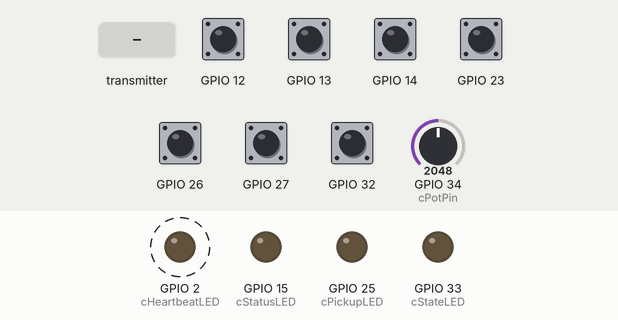
This sketch was run on a simulated ESP32. Parts: output pins drawn as LEDs (lit = HIGH). Dashed ring = blinking. Inputs (shaded band) come from the test bench; at power-on: GPIO 12–14, GPIO 23, GPIO 26, GPIO 27, GPIO 32 HIGH, GPIO 34 (cPotPin) = 2048. What the sketch prints to the serial monitor is not drawn.

Above: at 1.2 s.
1.3 s: GPIO 32 pulled LOW for 0.15 s
At 1.9 s:
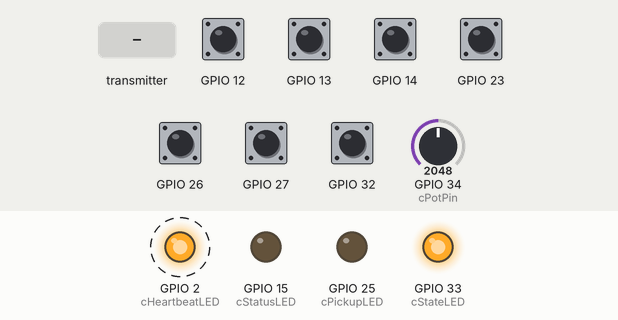
4.3 s: the transmitter starts sending pickingup = 1
At 4.9 s:
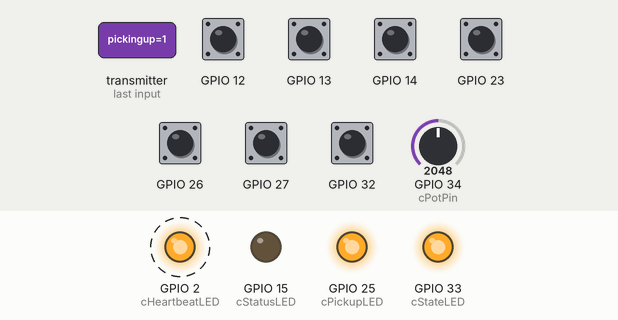
7.3 s: GPIO 32 pulled LOW for 1 s
At 7.9 s:
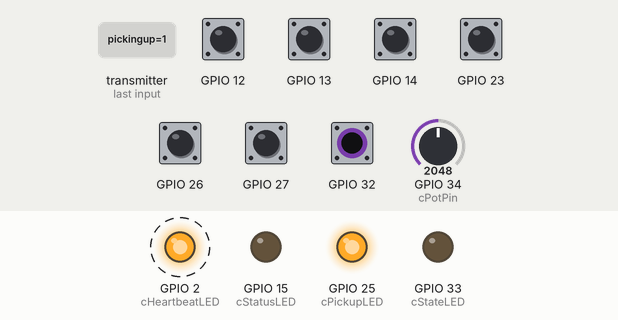
10.3 s: the transmitter starts sending pickingup = 0
At 10.9 s:
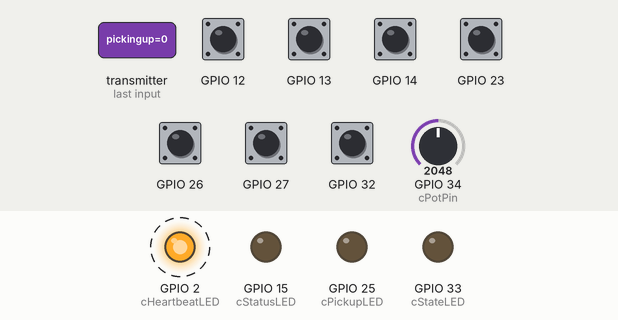
Timing chart, 0 to 14.3 s (numbered marks = the images above; inputs shaded):
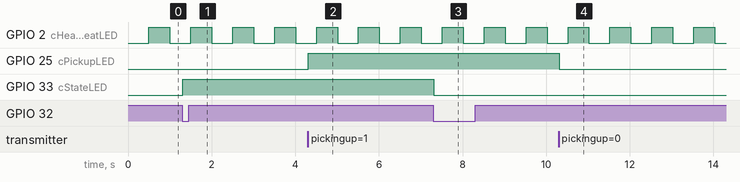

The sketch:

controller.ino
```cpp
//
//  MME 4487 Robot Controller
//
//  Language: Arduino (C++)
//  Target:   ESP32
//  Author:   Wesley Guo
//  Date:     2023 11 25
//

// #define PRINT_SEND_STATUS                             // uncomment to turn on output packet send status
// #define PRINT_INCOMING                                // uncomment to turn on output of incoming data

#include <Arduino.h>
#include <WiFi.h>
#include <esp_now.h>

// Function declarations
void doHeartbeat();
void ARDUINO_ISR_ATTR buttonISR(void* arg);
void onDataRecv(const uint8_t *mac_addr, const uint8_t *incomingData, int len);
void onDataSent(const uint8_t *mac_addr, esp_now_send_status_t status);

// Button structure
struct Button {
  const int pin;                                      // GPIO pin for button
  unsigned int numberPresses;                         // counter for number of button presses
  unsigned int lastPressTime;                         // time of last button press in ms
  bool pressed;                                       // flag for button press event
  bool state;                                         // current state of button; 0 = pressed; 1 = unpressed
  bool lastState;                                     // last state of button
};

// Control data packet structure
struct ControlDataPacket {
  int leftDir;                                            // left motor
  int rightDir;                                       // right motor
  unsigned long time;                                 // time packet sent
  int speed;
  bool sortpickup;
  bool onOff;
  bool dropoff;
};

// Drive data packet structure
struct DriveDataPacket {
  unsigned long time;                                 // time packet sent
  bool pickingup;
};

// Constants
const int cHeartbeatLED = 2;                          // GPIO pin of built-in LED for heartbeat
const int cHeartbeatInterval = 500;                   // heartbeat blink interval, in milliseconds
const int cStatusLED = 15;                            // GPIO pin of communication status LED
const long cDebounceDelay = 20;                       // button debounce delay in milliseconds
const int cMaxDroppedPackets = 20;                    // maximum number of packets allowed to drop
const int cPotPin = 34;                               // potentiometer pin
const int cMaxChange = 14;                            // maximum increment in counts/cycle
const int cPickupLED = 25;                            // pin for colour detector LED
const int cStateLED = 33;                             // LED for on or off state of the robot

// Variables
unsigned long lastHeartbeat = 0;                      // time of last heartbeat state change
unsigned long lastTime = 0;                           // last time of motor control was updated
unsigned int commsLossCount = 0;                      // number of sequential sent packets have dropped
Button buttonFwd = {14, 0, 0, false, true, true};     // forward, NO pushbutton on GPIO 14, low state when pressed
Button buttonRev = {12, 0, 0, false, true, true};     // reverse, NO pushbutton on GPIO 12, low state when pressed
Button buttonLeft = {27, 0, 0, false, true, true};    // left button
Button buttonRight = {13, 0, 0, false, true, true};   // right button
Button buttonScan = {26, 0, 0, false, true, true};   //  Used to inititate sorting
Button buttonState = {32, 0, 0, false, true, true};   // on off toggle
Button buttonDropoff = {23, 0, 0, false, true, true}; // eject and dropoff button
int pressTime = 0;

// REPLACE WITH MAC ADDRESS OF YOUR DRIVE ESP32
uint8_t receiverMacAddress[] = {0xB0,0xA7,0x32,0x30,0x3B,0x98};  // MAC address of drive 00:01:02:03:04:05
esp_now_peer_info_t peerInfo = {};                    // ESP-NOW peer information
ControlDataPacket controlData;                        // data packet to send to drive system
DriveDataPacket inData;                               // data packet from drive system

void setup() {
  Serial.begin(115200);                               // standard baud rate for ESP32 serial monitor
  WiFi.mode(WIFI_STA);                                // use WiFi in station mode
  Serial.print("MAC address ");
  Serial.println(WiFi.macAddress());                  // print MAC address of ESP32
  WiFi.disconnect();                                  // disconnect from network

  // Configure GPIO
  pinMode(cHeartbeatLED, OUTPUT);                     // configure built-in LED for heartbeat as output
  pinMode(cStatusLED, OUTPUT);                        // configure GPIO for communication status LED as output
  pinMode(cPickupLED, OUTPUT);                        // colour LED config
  pinMode(cStateLED, OUTPUT);
  pinMode(buttonFwd.pin, INPUT_PULLUP);               // configure GPIO for forward button pin as an input with pullup resistor
  attachInterruptArg(buttonFwd.pin, buttonISR, &buttonFwd, CHANGE); // Configure forward pushbutton ISR to trigger on change
  pinMode(buttonRev.pin, INPUT_PULLUP);               // configure GPIO for reverse button pin as an input with pullup resistor
  attachInterruptArg(buttonRev.pin, buttonISR, &buttonRev, CHANGE); // Configure reverse pushbutton ISR to trigger on change
  pinMode(buttonRight.pin, INPUT_PULLUP);               // configure GPIO for right button pin as an input with pullup resistor
  attachInterruptArg(buttonRight.pin, buttonISR, &buttonRight, CHANGE); // Configure right pushbutton ISR to trigger on change
  pinMode(buttonLeft.pin, INPUT_PULLUP);               // configure GPIO for left button pin as an input with pullup resistor
  attachInterruptArg(buttonLeft.pin, buttonISR, &buttonLeft, CHANGE); // Configure left pushbutton ISR to trigger on change
  pinMode(buttonScan.pin, INPUT_PULLUP);               // configure GPIO for left button pin as an input with pullup resistor
  attachInterruptArg(buttonScan.pin, buttonISR, &buttonScan, CHANGE); // Configure left pushbutton ISR to trigger on change
  pinMode(buttonState.pin, INPUT_PULLUP);               // configure GPIO for left button pin as an input with pullup resistor
  attachInterruptArg(buttonState.pin, buttonISR, &buttonState, CHANGE); // Configure left pushbutton ISR to trigger on change
  pinMode(buttonDropoff.pin, INPUT_PULLUP);               // configure GPIO for left button pin as an input with pullup resistor
  attachInterruptArg(buttonDropoff.pin, buttonISR, &buttonDropoff, CHANGE); // Configure left pushbutton ISR to trigger on change
  pinMode(cPotPin, INPUT);                            // potentiometer input config

  // Initialize ESP-NOW
  if (esp_now_init() != ESP_OK)
  {
    Serial.printf("Error initializing ESP-NOW\n");
    return;
  }
  else
  {
    Serial.printf("Successfully initialized ESP-NOW\n");
  }
  esp_now_register_recv_cb(onDataRecv);               // register callback function for received data
  esp_now_register_send_cb(onDataSent);               // register callback function for data transmission

  // Set drive info
  memcpy(peerInfo.peer_addr, receiverMacAddress, 6);  // set address of peer
  peerInfo.channel = 0;                               // set peer channel
  peerInfo.encrypt = false;                           // no encryption of data

  // Add drive as ESP-NOW peer
  if (esp_now_add_peer(&peerInfo) != ESP_OK)
  {
    Serial.printf("Failed to add peer\n");
    return;
  }
  else
  {
    Serial.printf("Successfully added peer %x:%x:%x:%x:%x:%x\n to list", receiverMacAddress[0], receiverMacAddress[1],
                                                                         receiverMacAddress[2], receiverMacAddress[3],
                                                                         receiverMacAddress[4], receiverMacAddress[5]);
  }
}

void loop() {
  esp_err_t result;
  unsigned long curTime = micros();                   // capture current time in microseconds
  if (curTime - lastTime > 10000) {                   // wait ~10 ms
    lastTime = curTime;
    controlData.time = curTime;                       // update transmission time

    int potread = analogRead(cPotPin);
    controlData.speed = map(potread, 0, 4095, 0, cMaxChange);

    if (!buttonFwd.state) {                           // forward pushbutton pressed
      controlData.leftDir = -1;                        // set left motor to forward
      controlData.rightDir = -1;                       // set right motor to forward
      if (!buttonRight.state){                        // if right button is pressed while forward button is pressed
        controlData.rightDir = 0;                     // stop right motor, causing the robot to turn right
      }
      if (!buttonLeft.state){                         // if left button is pressed while forward button is pressed
        controlData.leftDir = 0;                      // stop left motor, causing the robot to turn left
      }
    }
    else if (!buttonRev.state) {                      // reverse pushbutton pressed
      controlData.leftDir = 1;                       // set left to reverse
      controlData.rightDir = 1;                      // set right to reverse
      if (!buttonRight.state){                        // if right button pressed, stop right motor
        controlData.rightDir = 0;
      }
      if (!buttonLeft.state){                         // if left button pressed, stop left motor
        controlData.leftDir = 0;
      }
    }
    else if (buttonFwd.state && buttonRev.state){     // if forward and reverse buttons are not pressed
      controlData.leftDir = 0;                        // default set both motors to 0 (stop)
      controlData.rightDir = 0;
      if (!buttonRight.state){                        // if right button is pressed, set left to forward, right to reverse
        controlData.leftDir = 1;
        controlData.rightDir = -1;
      }
      if (!buttonLeft.state){                         // if left button is pressed, set left to reverse, right to forward
        controlData.leftDir = -1;
        controlData.rightDir = 1;
      }
    }
    if (!buttonScan.state){                            // when button is pressed, initiate sorting process
      controlData.sortpickup = true;
    }
    else{
      controlData.sortpickup = false;
    }
    if (!buttonDropoff.state){                         // when button is pressed, initiate drop off process
      controlData.dropoff = true;
    }
    else{
      controlData.dropoff = false;
    }
    if (inData.pickingup){                             // receives data from drive data packet. used to give feedback to controller by turning on and off an LED if the robot is in a pickup process
      digitalWrite(cPickupLED, true);
    }
    else{
      digitalWrite(cPickupLED, false);
    }
    if (!buttonState.state){                           // if the button is pressed, toggles the on and off state of the robot
      if (pressTime == 0){                             // only one instance is registered. holding the button does not constantly toggle the state
        controlData.onOff = !controlData.onOff;
      }
      pressTime++;
    }
    else{
      pressTime = 0;
    }

    if (controlData.onOff){                            // if the robot is in the on state, turn on the state LED otherwise turn it off
      digitalWrite(cStateLED, true);
    }
    else{
      digitalWrite(cStateLED, false);
    }
    // if drive appears disconnected, update control signal to stop before sending
    if (commsLossCount > cMaxDroppedPackets) {
      controlData.leftDir = 0;
      controlData.rightDir = 0;
    }
    // send control signal to drive
    result = esp_now_send(receiverMacAddress, (uint8_t *) &controlData, sizeof(controlData));
    if (result == ESP_OK) {                           // if sent successfully
      digitalWrite(cStatusLED, 0);                    // turn off communucation status LED
    }
    else {                                            // otherwise
      digitalWrite(cStatusLED, 1);                    // turn on communication status LED
    }
  }
  doHeartbeat();                                      // update heartbeat LED
}

// blink heartbeat LED
void doHeartbeat() {
  unsigned long curMillis = millis();                 // get the current time in milliseconds
  // check to see if elapsed time matches the heartbeat interval
  if ((curMillis - lastHeartbeat) > cHeartbeatInterval) {
    lastHeartbeat = curMillis;                        // update the heartbeat toggle time for the next cycle
    digitalWrite(cHeartbeatLED, !digitalRead(cHeartbeatLED)); // toggle state of LED
  }
}

// button interrupt service routine
// argument is pointer to button structure, which is statically cast to a Button structure, allowing multiple
// instances of the buttonISR to be created (1 per button)
// implements software debounce
void ARDUINO_ISR_ATTR buttonISR(void* arg) {
  Button* s = static_cast<Button*>(arg);              // cast pointer to static structure

  unsigned int pressTime = millis();                  // capture current time
  s->state = digitalRead(s->pin);                     // capture state of button
  // if button has been pressed and sufficient time has elapsed
  if ((!s->state && s->lastState == 1) && (pressTime - s->lastPressTime > cDebounceDelay)) {
    s->numberPresses += 1;                            // increment button press counter
    s->pressed = true;                                // set flag for "valid" button press
  }
  s->lastPressTime = pressTime;                       // update time of last state change
  s->lastState = s->state;                            // save last state
}

// callback function for when data is received
void onDataRecv(const uint8_t *mac_addr, const uint8_t *incomingData, int len) {
  if (len == 0)                                       // if empty packet
  {
    return;                                           // return
  }
  memcpy(&inData, incomingData, sizeof(inData));      // store data from drive
#ifdef PRINT_INCOMING
  Serial.printf("%d\n", inData.time);
#endif
}

// callback function for when data is sent
void onDataSent(const uint8_t *mac_addr, esp_now_send_status_t status) {
#ifdef PRINT_SEND_STATUS
  Serial.printf("Last packet send status: %s\n", status == ESP_NOW_SEND_SUCCESS ? "Message sent" : "Message failed");
#endif
  if (status != ESP_NOW_SEND_SUCCESS) {
    digitalWrite(cStatusLED, 1);                      // turn on communication status LED
    commsLossCount++;                                 // increase lost packet count
  }
  else {
    commsLossCount = 0;                               // reset communication loss counter
  }
}
```

Measured:
- after the input at 1.3 s, GPIO 33 (cStateLED): LOW → HIGH at once
- after the input at 4.3 s, GPIO 25 (cPickupLED): LOW → HIGH at once
- after the input at 7.3 s, GPIO 33 (cStateLED): HIGH → LOW at once
- after the input at 10.3 s, GPIO 25 (cPickupLED): HIGH → LOW at once
- by itself, GPIO 2 (cHeartbeatLED): alternates HIGH for 0.50 s and LOW for 0.50 s
